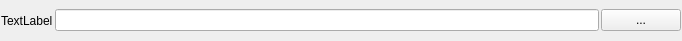
<?xml version="1.0" encoding="UTF-8"?>
<ui version="4.0">
 <class>path_form</class>
 <widget class="QWidget" name="path_form">
  <property name="geometry">
   <rect>
    <x>0</x>
    <y>0</y>
    <width>682</width>
    <height>41</height>
   </rect>
  </property>
  <property name="sizePolicy">
   <sizepolicy hsizetype="Expanding" vsizetype="Preferred">
    <horstretch>0</horstretch>
    <verstretch>0</verstretch>
   </sizepolicy>
  </property>
  <property name="minimumSize">
   <size>
    <width>0</width>
    <height>40</height>
   </size>
  </property>
  <property name="windowTitle">
   <string>Form</string>
  </property>
  <layout class="QHBoxLayout" name="horizontalLayout_2">
   <property name="spacing">
    <number>2</number>
   </property>
   <property name="margin">
    <number>1</number>
   </property>
   <item>
    <widget class="QLabel" name="label">
     <property name="text">
      <string>TextLabel</string>
     </property>
    </widget>
   </item>
   <item>
    <widget class="QLineEdit" name="pathLE"/>
   </item>
   <item>
    <widget class="QPushButton" name="pickPB">
     <property name="text">
      <string>...</string>
     </property>
    </widget>
   </item>
  </layout>
 </widget>
 <resources/>
 <connections/>
</ui>
